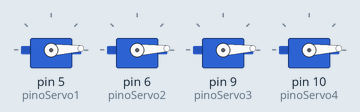
Recording of a sketch running on a simulated Arduino Uno, built with avr-gcc and run on an emulated ATmega328P. Parts: 4 × servo.

Above: at 0.05 s.
At 0.35 s:
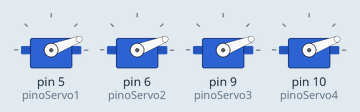
At 0.7 s:
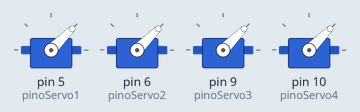
At 1.35 s:
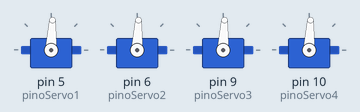
At 2.0 s:
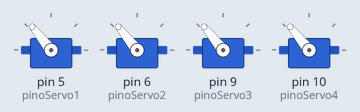
At 2.7 s:
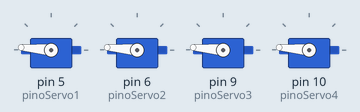
Timing chart, 0 to 6.3 s (numbered marks = the images above):
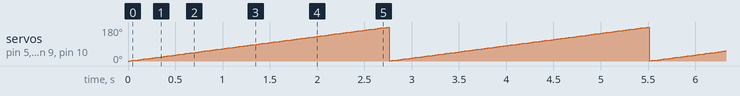

The sketch:

codigo.ino
```cpp
#include <Servo.h>
Servo s1,s2,s3,s4;
const int pinoServo1 = 5;
const int pinoServo2 = 6;
const int pinoServo3 = 9;
const int pinoServo4 = 10;

void setup() {

  s1.attach(pinoServo1);
   s2.attach(pinoServo2);
    s3.attach(pinoServo3);
     s4.attach(pinoServo4);
  s1.write(0);
}

void loop() {
  for(int pos = 0; pos < 180; pos++){
  s1.write(pos);
  s2.write(pos);
  s3.write(pos);
  s4.write(pos);
  delay(15);
  }
}
```

Measured:
- by itself, servo on pin 5 (pinoServo1), servo on pin 6 (pinoServo2), servo on pin 9 (pinoServo3), servo on pin 10 (pinoServo4): ramps from 1° to 179° and jumps back, once every 2.7 s
